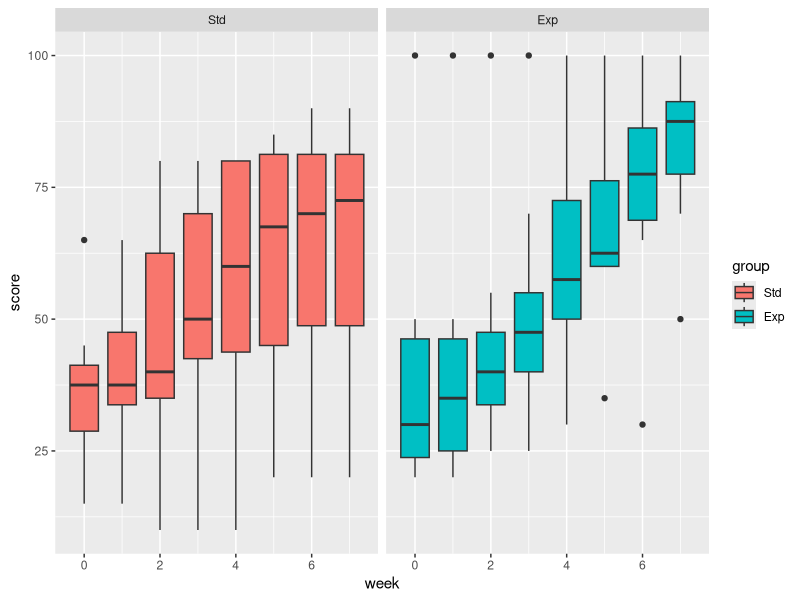
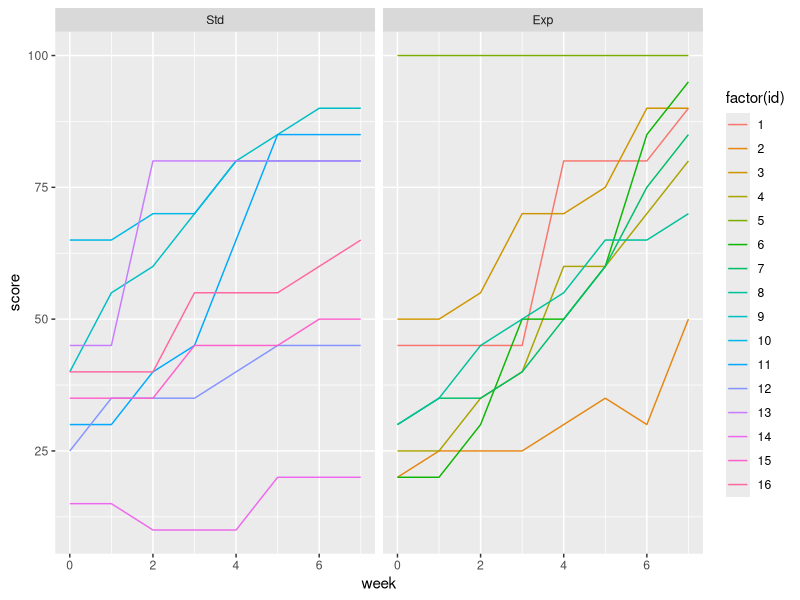
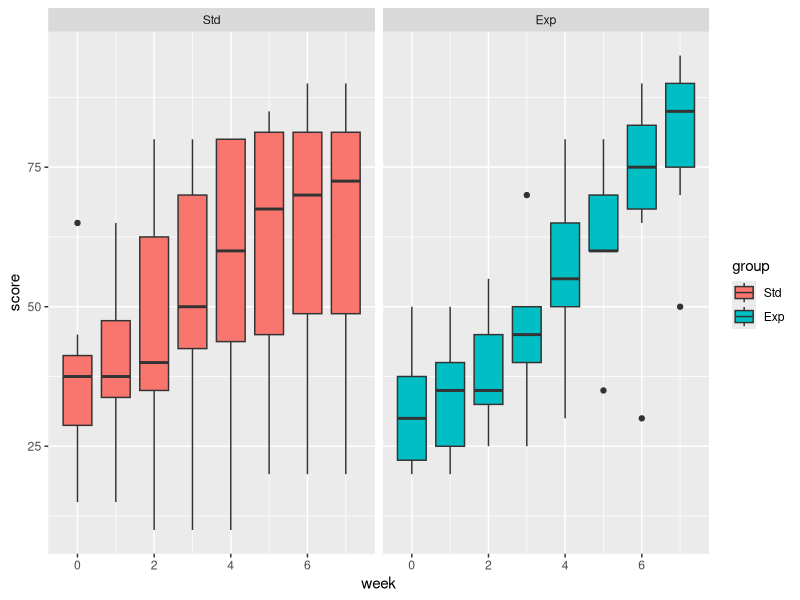
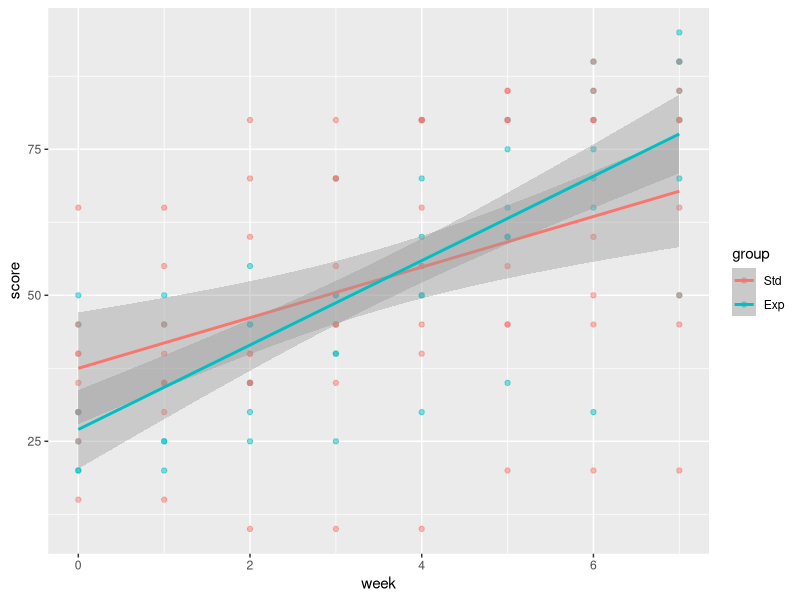
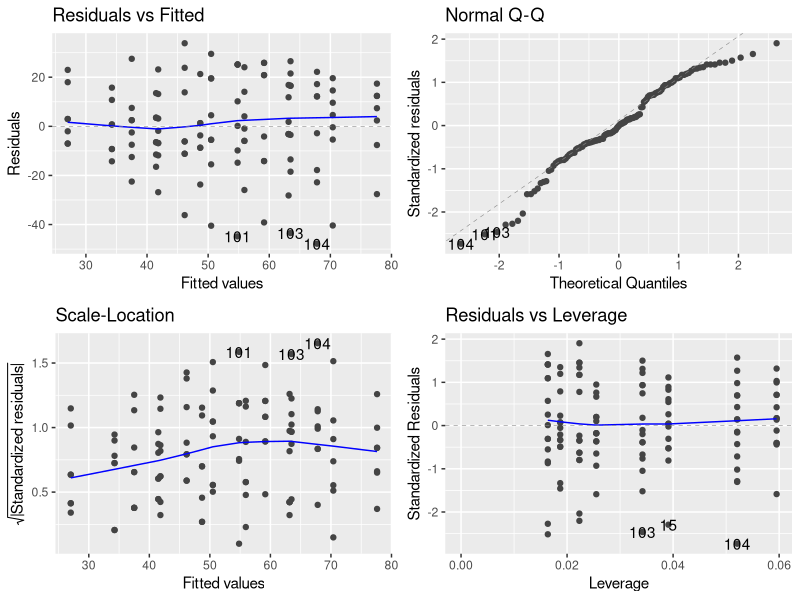
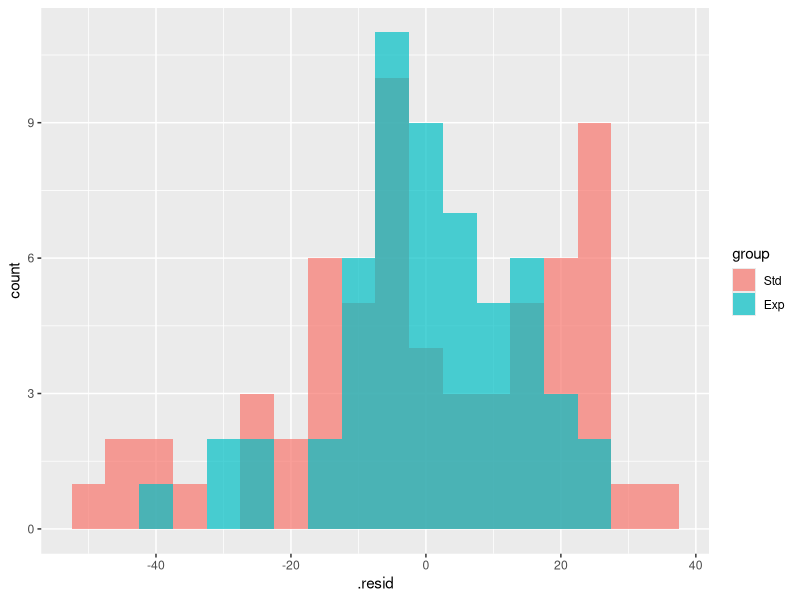
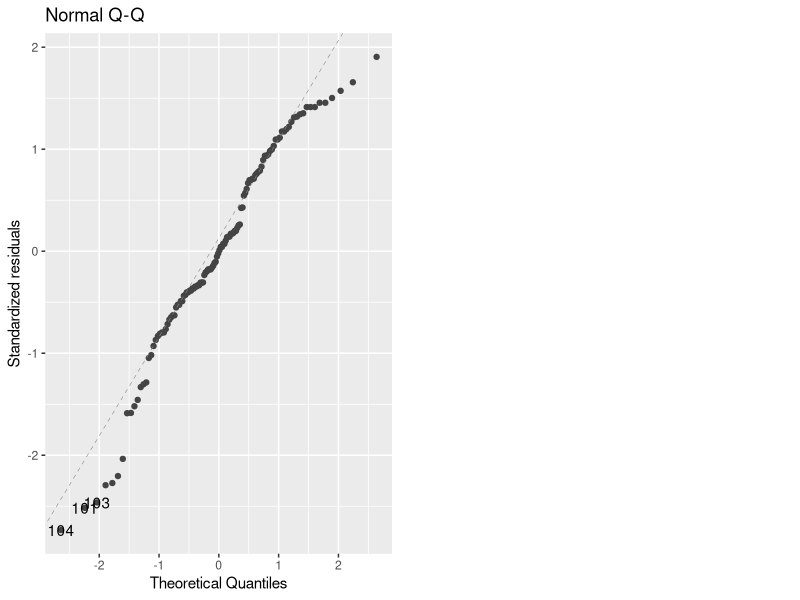

The R script that drew these images, in order: (Note: this script raises an error after producing the figures.)
## ---- chunk 1
# Set working directory
knitr::opts_knit$set(root.dir = '~/Projects/biostatistics-presentation')
setwd('~/Projects/biostatistics-presentation')

options(htmltools.dir.version = FALSE)

require(tidyverse)
require(broom)
require(ggfortify)

data <- read_tsv("data/problem2_data.txt")

data <- data %>%
  mutate(group = factor(group, levels = c('Std', 'Exp')))

## ---- chunk 2
data %>% distinct(id) %>% nrow()
## ---- chunk 3
data %>%
  ggplot(aes(week, score, group = week, fill = group)) + 
  geom_boxplot() +
  facet_wrap(~group)
## ---- chunk 4
data %>%
  ggplot(aes(week, score, color = factor(id))) +
  geom_line() +
  facet_wrap(~group)
## ---- chunk 5
data_no_outlier <- data %>% filter(id !=5)
## ---- chunk 6
data_no_outlier %>%
  ggplot(aes(week, score, group = week, fill = group)) + 
  geom_boxplot() +
  facet_wrap(~group)
## ---- chunk 7
full <- lm(score ~ group + week + group * week, data_no_outlier)

summary(full)
## ---- chunk 8
data_no_outlier %>%
  ggplot(aes(week, score, color = group)) +
  geom_point(alpha = 0.5) +
  stat_smooth(method = "lm", formula = y ~ x)

autoplot(full)
## ---- chunk 9
regression <-lm(data = data_no_outlier, score ~ group + week + group * week)

summary(regression)

data_no_outlier %>%
  filter(group == "Std") %>%
  lm(score ~ week, data = .)

# Intercept: The mean score at week 0 is 32.76, but how does it relate to the different groups? 

# On average, the score increases 5.68 +- 0.72 (?) for each week. 

## ---- chunk 10
# Model assumptions
# "The exact formulation of the linear regression model is:
#   - Linear relationship between x and y
#   - Independent measurements
#   - Normally distributed residuals
#   - Equal SD sigma for the residuals. 
    
# Checking model assumptions
#   - Checking normality
#     - The model assumes the residuals to be normal (not x or y)
#     - After computing these, normality can be checked
#         - Graphically, e.g. histogram, Q-Q plot
#         - Numerically, e.g. the Shapiro-Wilk test.

augment(full) %>%
  ggplot(aes(.resid, fill = group)) + 
  geom_histogram(binwidth = 5, position = "identity", alpha = 0.7)

autoplot(full)[2]

augment(full) %>% pull(.resid) %>% shapiro.test()

#   - The independence assumption
#     - Independence is a question of study design.
#     - The dependent values (y) should be samples individually, not in groups. 
#     - Equivalently: Each row in the database should be independent of other rows (OK to measure x and y on the same person).
#     - Example of non-independence:
#       - Longitudinal studies (several values from the same individual)
#       - Cluster sampling.
#       - Paired data
#   - Dependent data
#     - If the study design violates independence, this _must_ be handled statistically. 
#     - Some possibilities (Chapters 41 - 42):
#       - Combine the dependent values into a single one, e.g. an average or difference. (Like the paired t-test ?)

t_test <- data_no_outlier %>% 
  group_by(id) %>%
  mutate(score_7 = score[which(week==7)], score_0 = score[which(week==0)]) %>%
  select(id, group, score_0, score_7) %>% distinct() %>%
  pivot_longer(c(score_0, score_7), names_to = "week", values_to = "score")

# Not right?
t.test(score ~ week, data = t_test, paired = TRUE)

#       - Use robust standard errors. 
#       - Model the dependence, using a random effects model. 

# Categorical x variables
#   - One often has categorical variables in the data set.
#   - Can we add suck variables to the model? Yes, using dummy variables.
#   - For a dichotomous variable, such as gender, there is only one dummy variable:
#     - B tells how much larger y is for (1) than for (0)

# Smoking example, numerical data in two groups
#   - Could use t-test
#   - Try linear regression with a single variable (smoking) instead!
#   - (This is actually the same thing, as we shall see).

data_no_outlier %>%
  ggplot(aes(group, score)) +
  geom_boxplot()

lm(score ~ group, data_no_outlier)

# Would we like to compare groups for each week? Not really, the important part I guess is the end result (or difference between start and end).

data_no_outlier %>%
  ggplot(aes(week, score, color = group)) +
  geom_jitter(width = 0.2, height = 0, alpha = 0.5)

lm(score ~ group + week, data_no_outlier)

# Interaction
#   - Implicit assumption: The effect of smoking is the same for all ages.
#   - Corresponds to parallel lines.
#   - Couldn't we imagine non-parallel lines, e.g. impaired development for smokers?
#   - Sure! If we wish to study that, we must modify the model, adding an interaction term:
#   - Corresponds to an extras slope for smokers...

glm(score ~ week + group + week * group, data_no_outlier, family = "gaussian") 

lm(score ~ week + group + week * group, data_no_outlier)

#   - When including an interaction, the main effects should also be in the model.

autoplot(full)

data_no_outlier %>%
  ggplot(aes(week, score, color = group)) +
  geom_point() + 
  geom_smooth(method = lm, se = FALSE, formula = y ~ x)
## ---- chunk 11

data %>%
  ggplot(aes(week, score, group = week, fill = group)) + 
  geom_boxplot() +
  facet_wrap(~ group)

## ---- chunk 12

data %>%
  ggplot(aes(week, score, group = id, color = factor(id))) +
  geom_line() + 
  facet_wrap(~group)

## ---- chunk 13
diff <- data_no_outlier %>%
  group_by(id) %>%
  mutate(diff = score[which(week==7)] - score[which(week==0)]) %>%
  select(id, group, diff)

diff
